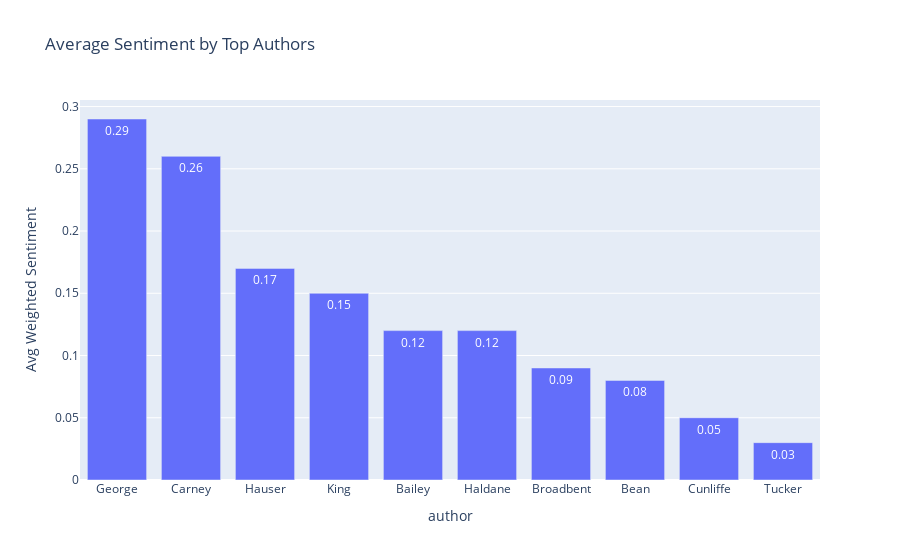

This figure's notebook cell:
### Markdown cell above
This chart highlights the most active contributors to the Bank’s public communications. Prominent figures like Andy Haldane, Mark Carney, Mervyn King, and Andrew Bailey have delivered the highest number of speeches. Most of these individuals held senior leadership roles, including Governor or Chief Economist, and are therefore central to the Bank’s public messaging strategy.

### Code cell
# Average Sentiment per Top Author:
top_authors = author_counts['author'].tolist()

author_sentiment = (
    uk_speeches[uk_speeches['author'].isin(top_authors)]
    .groupby('author')['sentiment_lexicon_weighted']
    .mean()
    .reset_index()
    .sort_values(by='sentiment_lexicon_weighted', ascending=False)
)

# Round sentiment values
author_sentiment['sentiment_lexicon_weighted'] = author_sentiment['sentiment_lexicon_weighted'].round(2)

# Plot with rounded values
fig_avg_sent_top_authors = px.bar(
    author_sentiment,
    x='author',
    y='sentiment_lexicon_weighted',
    title='Average Sentiment by Top Authors',
    labels={'sentiment_lexicon_weighted': 'Avg Weighted Sentiment'},
    text='sentiment_lexicon_weighted'
)
fig_avg_sent_top_authors.show()

### Figure 1 — Plotly figure (JSON) as saved in the notebook; plotly's stock layout.template omitted (floating-point values rounded to 4 significant figures)
{"data": [{"alignmentgroup": "True", "hovertemplate": "author=%{x}<br>Avg Weighted Sentiment=%{text}<extra></extra>", "legendgroup": "", "marker": {"color": "#636efa", "pattern": {"shape": ""}}, "name": "", "offsetgroup": "", "orientation": "v", "showlegend": false, "text": [0.29, 0.26, 0.17, 0.15, 0.12, 0.12, 0.09, 0.08, 0.05, 0.03], "textposition": "auto", "type": "bar", "x": ["George", "Carney", "Hauser", "King", "Bailey", "Haldane", "Broadbent", "Bean", "Cunliffe", "Tucker"], "xaxis": "x", "y": [0.29, 0.26, 0.17, 0.15, 0.12, 0.12, 0.09, 0.08, 0.05, 0.03], "yaxis": "y"}], "layout": {"barmode": "relative", "legend": {"tracegroupgap": 0}, "title": {"text": "Average Sentiment by Top Authors"}, "xaxis": {"anchor": "y", "domain": [0, 1], "title": {"text": "author"}}, "yaxis": {"anchor": "x", "domain": [0, 1], "title": {"text": "Avg Weighted Sentiment"}}}}
